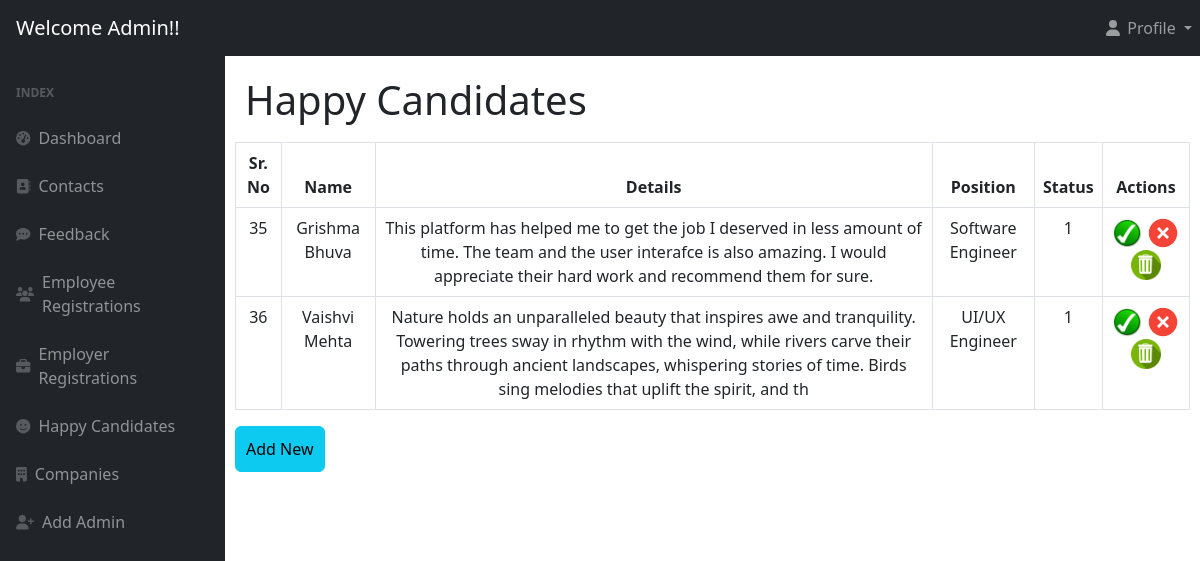
The app's page /admin/happy-candidates.php (signed in) with its own data.
### tables this page shows
CREATE TABLE `tbl_happycandidate` (
  `id` int(11) NOT NULL,
  `name` varchar(40) NOT NULL,
  `text` varchar(255) NOT NULL,
  `pos` varchar(40) NOT NULL,
  `status` int(11) NOT NULL
);

### admin/happy-candidates.php (the view)
<?php
include("header.php");
include("connect.php");
?>
	<body style="padding:10px;">
	<h1  style="padding:10px;">Happy Candidates</h1>
	<div class="row">
	<div class="box col-md-12">
    <div class="box-inner">
    <div class="box-content">
    <div style="overflow:auto">
	<table class="table table-bordered bootstrap-datatable">
    <thead>
    <tr>
	    <th class="text-center">Sr. No</th>
        <th class="text-center">Name</th>
		<th class="text-center">Details</th>
		<th class="text-center">Position </th>
		<th class="text-center">Status </th>
		<th class="text-center">Actions</th>
    </tr>
    </thead>
    <tbody>
	<?php
	$sel="select * from tbl_happycandidate;";
	$q=mysqli_query($connection,$sel);
	while($row=mysqli_fetch_array($q))
	{
	?>
    <tr>
		<td class="text-center"><?php echo $row['id'];?></td>
        <td class="text-center"><?php echo $row['name'];?></td>
		<td class="text-center"><?php echo $row['text'];?></td>
		<td class="text-center"><?php echo $row['pos'];?></td>
		<td class="text-center"><?php echo $row['status'];?></td>
        <td class="text-center">
<a href="app_candidate.php?approve=<?php echo $row['id']; ?>" class="btn_approve">
<img src="img/approve.png" height="30px" width="30px" data-toggle="tooltip" title="Approve"></a>
<a href="rej_candidate.php?reject=<?php echo $row['id']; ?>"  class="btn_reject">
<img src="img/cancel.png" height="34px" width="34px" data-toggle="tooltip" title="Reject"></a>
<a href="del_candidate.php?delete=<?php echo $row['id']; ?>"  class="btn_delete">
<img src="img/delete.png" height="30px" width="30px" data-toggle="tooltip" title="Delete"></a>
	</td>
   </tr>
   <?php
	}
	?>
    </tbody>
    </table>
    <a class="btn btn-info" href="add_candidate.php"  style="padding:10px;">Add New</a>
	</div>
    </div>
    </div>
    </div>
    </div>

### records on screen
tbl_happycandidate: id "35", name "Grishma Bhuva", text "This platform has helped me to get the job I deserved in less amount of time. The team and the user interafce is also amazing. I would appreciate their hard work and recommend them for sure.", pos "Software Engineer", status "1"
tbl_happycandidate: id "36", name "Vaishvi Mehta", text "Nature holds an unparalleled beauty that inspires awe and tranquility. Towering trees sway in rhythm with the wind, while rivers carve their paths through ancient landscapes, whispering stories of time. Birds sing melodies that uplift the spirit, and th", pos "UI/UX Engineer", status "1"
